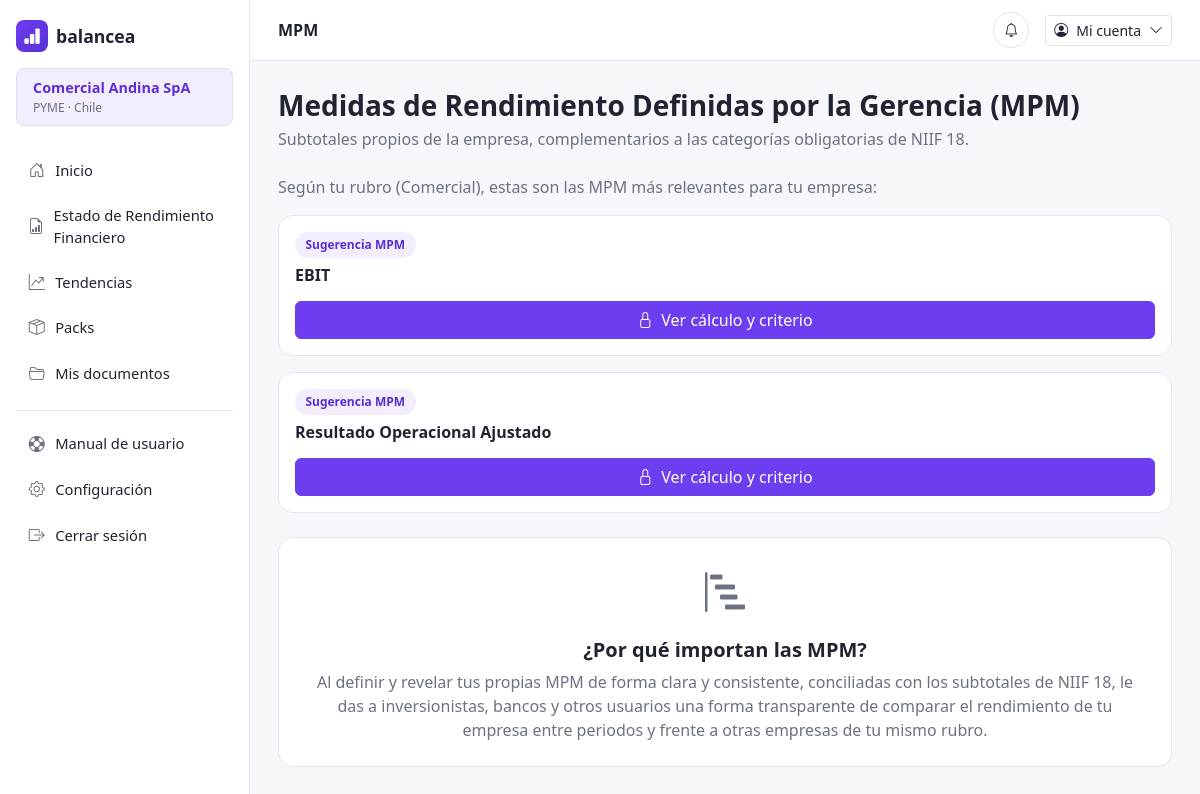
Screenshot of /mpm (signed in) with the database file from the repository.
### models.py (models this page shows)
class Empresa(db.Model):
    __tablename__ = "empresas"
    id = db.Column(db.Integer, primary_key=True)
    nombre = db.Column(db.String(150), nullable=False)
    tipo = db.Column(db.String(50), default="PYME")
    pais = db.Column(db.String(80), default="Chile")
    rubro = db.Column(db.String(50), nullable=False)
    moneda = db.Column(db.String(10), default="CLP")
    anio_vigente = db.Column(db.Integer, default=date.today().year)
    pack_actual = db.Column(db.String(30), default="Express")
    usuarios = db.relationship("Usuario", backref="empresa", lazy=True)
    balances = db.relationship(
        "Balance", backref="empresa", lazy=True, order_by="Balance.id.desc()"
    )

### app.py (the view, shortened to what this page needs)
    @app.route("/mpm")
    @login_required
    def mpm():
        empresa = empresa_actual()
        nombres_sugeridos = mpm_sugeridas_por_rubro(empresa.rubro)
        if empresa.pack_actual not in PACKS_CON_MPM:
            return render_template(
                "mpm.html", empresa=empresa, acceso_habilitado=False, nombres_sugeridos=nombres_sugeridos
            )

### app.py (called while the page is built)
def login_required(view):
    @wraps(view)
    def wrapped(*args, **kwargs):
        if not session.get("usuario_id"):
            return redirect(url_for("login"))
        return view(*args, **kwargs)
    return wrapped

### mpm_sugeridas.py (called while the page is built)
def mpm_sugeridas_por_rubro(rubro):
    return RUBROS_MPM_SUGERIDAS.get(rubro, TODAS_LAS_MPM)

### progreso.py (called while the page is built, shortened)
def limpiar_balances_expirados(empresa, db):
    ahora = datetime.utcnow()
    eliminado_alguno = False
    for balance in list(empresa.balances):
        if balance.informes:
            continue
    if eliminado_alguno:
        db.session.commit()

### templates/mpm.html (shortened to what this page needs)
{% extends "base.html" %}
{% set active_page = 'mpm' %}
{% block page_heading %}MPM{% endblock %}
{% block content %}
  <h3 class="fw-bold mb-1">Medidas de Rendimiento Definidas por la Gerencia (MPM)</h3>
  <p class="text-muted-soft mb-4">Subtotales propios de la empresa, complementarios a las categorías obligatorias de NIIF 18.</p>
  {% if not acceso_habilitado %}
  <p class="text-muted-soft mb-3">Según tu rubro ({{ empresa.rubro }}), estas son las MPM más relevantes para tu empresa:</p>
  <div class="row g-3 mb-4">
    {% for nombre in nombres_sugeridos %}
    <div class="col-12">
      <div class="bc-card p-3 h-100 d-flex flex-column">
        <span class="bc-badge-soft align-self-start mb-2">Sugerencia MPM</span>
        <h6 class="fw-bold mb-3">{{ nombre }}</h6>
        <a href="{{ url_for('packs') }}" class="btn btn-bc-primary mt-auto d-flex align-items-center justify-content-center gap-2">
          <i class="bi bi-lock"></i> Ver cálculo y criterio
        </a>
      </div>
    </div>
    {% endfor %}
  </div>
  <div class="bc-card p-4 text-center">
    <i class="bi bi-bar-chart-steps fs-1 text-muted-soft"></i>
    <h5 class="fw-bold mt-3">¿Por qué importan las MPM?</h5>
    <p class="text-muted-soft mb-0">
      Al definir y revelar tus propias MPM de forma clara y consistente, conciliadas con los subtotales de NIIF 18,
      le das a inversionistas, bancos y otros usuarios una forma transparente de comparar el rendimiento de tu
      empresa entre periodos y frente a otras empresas de tu mismo rubro.
    </p>
  </div>
  {% endif %}
{% endblock %}

### templates/base.html (shortened to what this page needs)
<!doctype html>
<html lang="es">
<head>
  <link rel="stylesheet" href="{{ url_for('static', filename='css/bootstrap.min.css') }}">
  <link rel="stylesheet" href="{{ url_for('static', filename='bootstrap-icons/bootstrap-icons.css') }}">
  <link rel="stylesheet" href="{{ url_for('static', filename='css/styles.css') }}">
</head>
<body>
  <div class="bc-shell">
    <aside class="bc-sidebar">
      <a href="{{ url_for('dashboard') }}" class="bc-logo">
        <span class="bc-logo-mark"><i class="bi bi-bar-chart-fill"></i></span>
        balancea
      </a>
      <div class="mt-3 border rounded-3 w-100 px-3 py-2" style="background-color: var(--bc-primary-light);">
        <span class="d-block fw-semibold" style="font-size:0.9rem;color:var(--bc-primary-dark);">{{ empresa.nombre if empresa else 'Tu empresa' }}</span>
        <span class="d-block text-muted-soft" style="font-size:0.75rem;">{{ empresa.tipo if empresa else 'Pyme' }} · {{ empresa.pais if empresa else 'Colombia' }}</span>
      </div>
      <nav class="bc-sidebar-section d-flex flex-column gap-1">
        <a href="{{ url_for('dashboard') }}" class="bc-nav-link {{ 'active' if active_page == 'inicio' else '' }}">
          <i class="bi bi-house-door"></i> Inicio
        </a>
        <a href="{{ url_for('subir_balance') }}" class="bc-nav-link {{ 'active' if active_page == 'subir_balance' else '' }}">
          <i class="bi bi-file-earmark-bar-graph"></i> Estado de Rendimiento Financiero
        </a>
        <a href="{{ url_for('toma_decisiones') }}" class="bc-nav-link {{ 'active' if active_page == 'toma_decisiones' else '' }}">
          <i class="bi bi-graph-up-arrow"></i> Tendencias
        </a>
        <a href="{{ url_for('packs') }}" class="bc-nav-link {{ 'active' if active_page == 'packs' else '' }}">
          <i class="bi bi-box-seam"></i> Packs
        </a>
        <a href="{{ url_for('mis_documentos') }}" class="bc-nav-link {{ 'active' if active_page == 'mis_documentos' else '' }}">
          <i class="bi bi-folder2-open"></i> Mis documentos
        </a>
      </nav>
      <div class="bc-sidebar-footer d-flex flex-column gap-1">
        <a href="{{ url_for('manual_usuario') }}" class="bc-nav-link {{ 'active' if active_page == 'manual_usuario' else '' }}">
          <i class="bi bi-life-preserver"></i> Manual de usuario
        </a>
        <a href="{{ url_for('configuracion') }}" class="bc-nav-link {{ 'active' if active_page == 'configuracion' else '' }}">
          <i class="bi bi-gear"></i> Configuración
        </a>
        <a href="{{ url_for('logout') }}" class="bc-nav-link">
          <i class="bi bi-box-arrow-right"></i> Cerrar sesión
        </a>
      </div>
    </aside>
    <div class="bc-main">
      <header class="bc-topbar">
        <div>
          <span class="fw-semibold">{% block page_heading %}{% endblock %}</span>
        </div>
        <div class="d-flex align-items-center gap-3">
          <button class="btn btn-sm btn-bc-outline border rounded-circle" style="width:36px;height:36px;">
            <i class="bi bi-bell"></i>
          </button>
          <div class="dropdown">
            <button class="btn btn-sm btn-bc-outline border d-flex align-items-center gap-2" type="button" data-bs-toggle="dropdown" aria-expanded="false">
              <i class="bi bi-person-circle"></i>
              <span>Mi cuenta</span>
              <i class="bi bi-chevron-down"></i>
            </button>
          </div>
        </div>
      </header>
      <main class="bc-content">
        {% block content %}{% endblock %}
      </main>
    </div>
  </div>
</body>
</html>

### static/css/styles.css (style rules this page uses)
:root { --bc-primary: #6d3df0; --bc-primary-dark: #5a2fd6; --bc-primary-light: #f2eefd; --bc-primary-soft: #ece3fc; --bc-ink: #1f2430; --bc-muted: #6b7280; --bc-border: #e7e5f0; --bc-success: #1d9a6c; --bc-warning: #c77d1a; --bc-radius: 0.9rem; }
body { background-color: #f7f6fb; color: var(--bc-ink); font-family: "Segoe UI", system-ui, -apple-system, sans-serif; }
a { color: var(--bc-primary); }
.text-muted-soft { color: var(--bc-muted); }
.bc-logo { display: inline-flex; align-items: center; gap: 0.5rem; font-weight: 700; font-size: 1.1rem; color: var(--bc-ink); text-decoration: none; }
.bc-logo-mark { width: 32px; height: 32px; border-radius: 0.5rem; background: linear-gradient(135deg, var(--bc-primary), var(--bc-primary-dark)); display: inline-flex; align-items: center; justify-content: center; color: #fff; flex-shrink: 0; }
.btn-bc-primary { background-color: var(--bc-primary); border-color: var(--bc-primary); color: #fff; }
.btn-bc-outline { border-color: var(--bc-border); color: var(--bc-ink); background-color: #fff; }
.bc-shell { display: flex; min-height: 100vh; }
.bc-sidebar { width: 250px; flex-shrink: 0; background: #fff; border-right: 1px solid var(--bc-border); display: flex; flex-direction: column; padding: 1.25rem 1rem; }
.bc-sidebar-section { margin-top: 1.5rem; }
.bc-nav-link { display: flex; align-items: center; gap: 0.6rem; padding: 0.55rem 0.75rem; border-radius: 0.6rem; color: var(--bc-ink); text-decoration: none; font-size: 0.92rem; font-weight: 500; }
.bc-nav-link i { font-size: 1rem; width: 1.1rem; text-align: center; color: var(--bc-muted); }
.bc-sidebar-footer { margin-top: 1rem; border-top: 1px solid var(--bc-border); padding-top: 0.75rem; }
.bc-main { flex-grow: 1; min-width: 0; display: flex; flex-direction: column; }
.bc-topbar { background: #fff; border-bottom: 1px solid var(--bc-border); padding: 0.75rem 1.75rem; display: flex; align-items: center; justify-content: space-between; }
.bc-content { padding: 1.75rem; flex-grow: 1; }
.bc-card { background: #fff; border: 1px solid var(--bc-border); border-radius: var(--bc-radius); }
.bc-badge-soft { background: var(--bc-primary-light); color: var(--bc-primary-dark); font-weight: 600; border-radius: 999px; padding: 0.25rem 0.65rem; font-size: 0.75rem; }

### rows the page displays
Empresa: nombre "Comercial Andina SpA", tipo "PYME", pais "Chile", rubro "Comercial"

### other values shown
{{ nombre }} "EBIT" "Resultado Operacional Ajustado"
